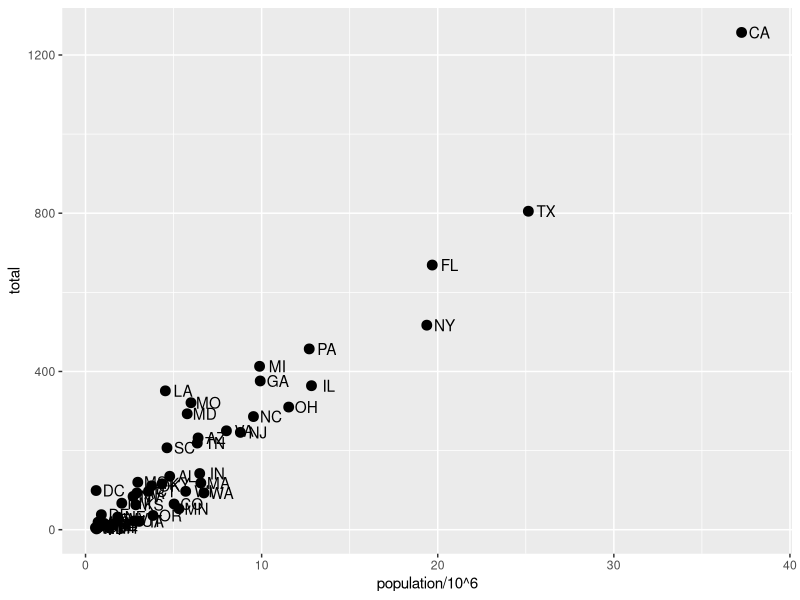
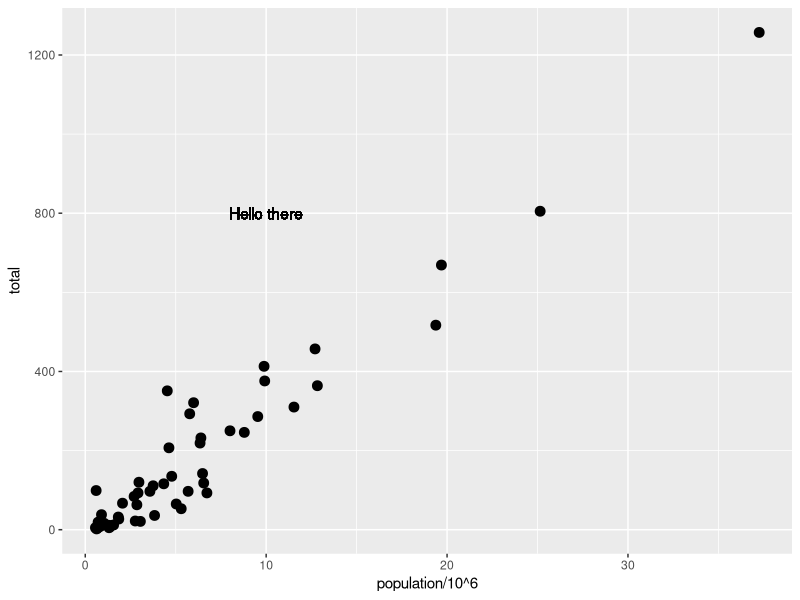
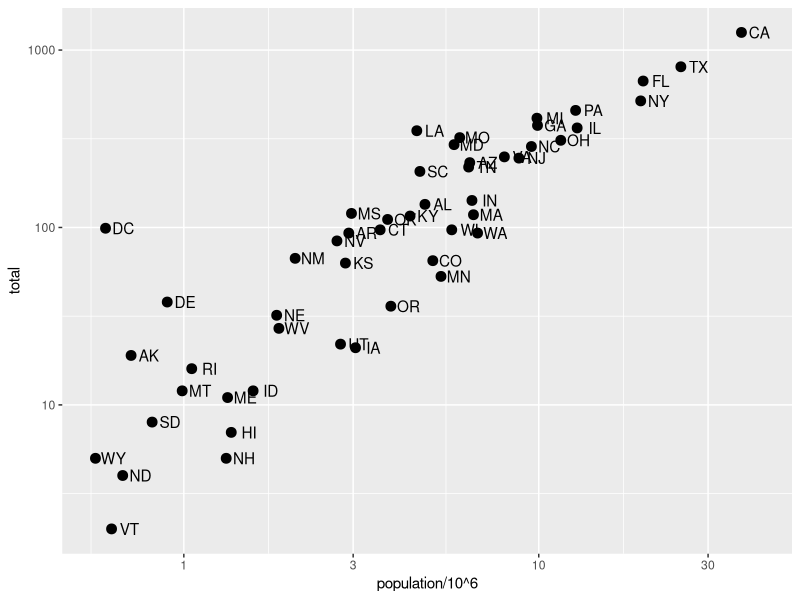
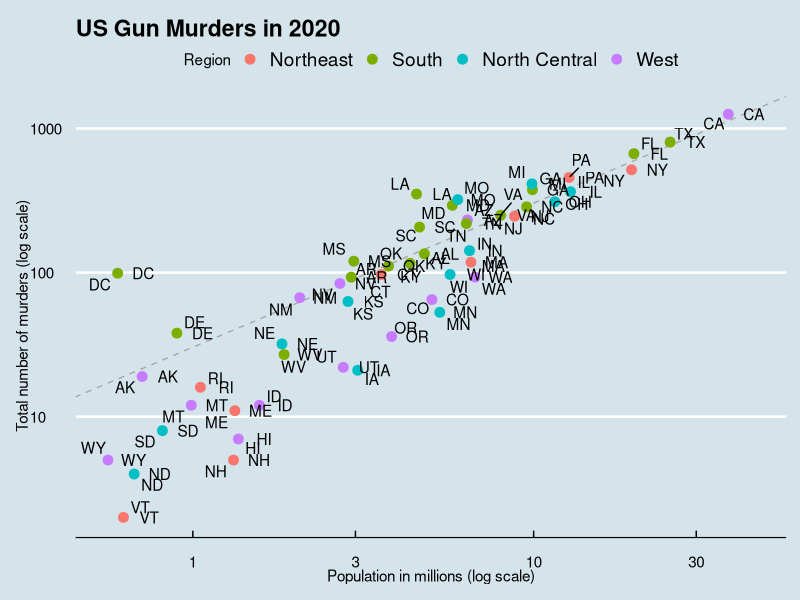
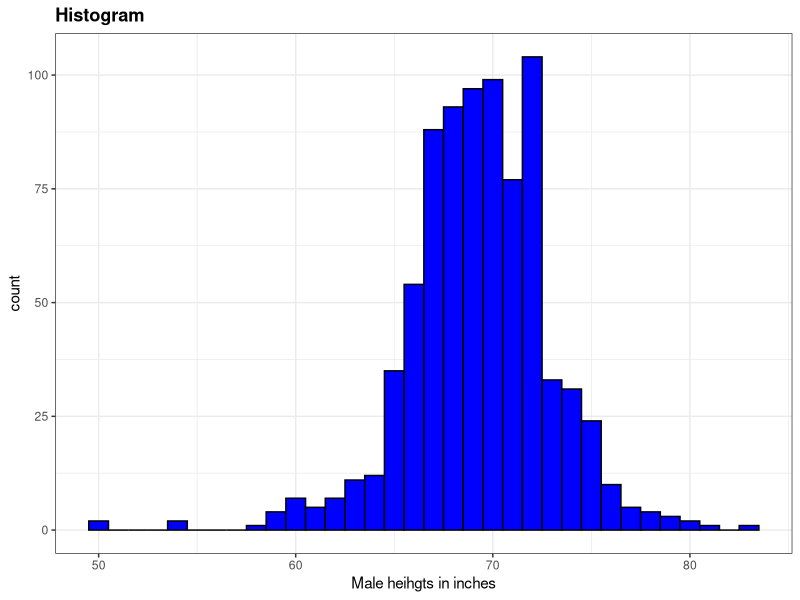
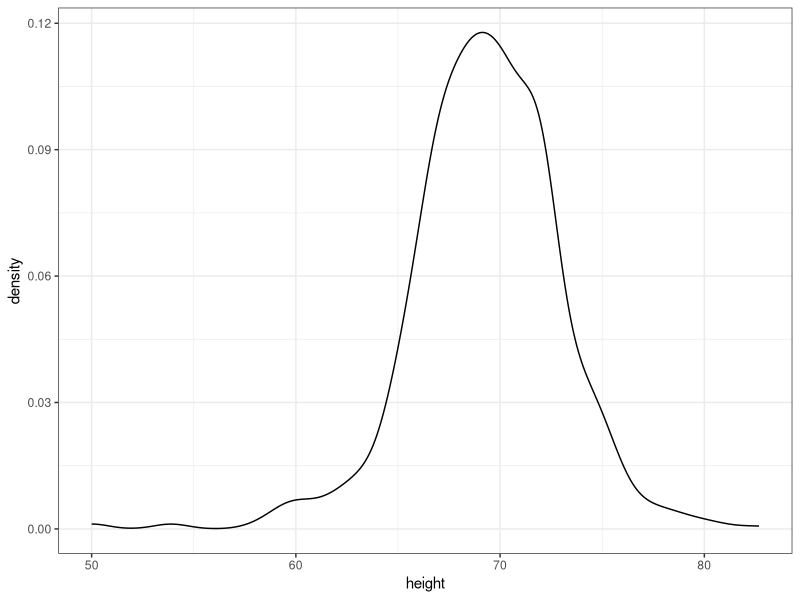
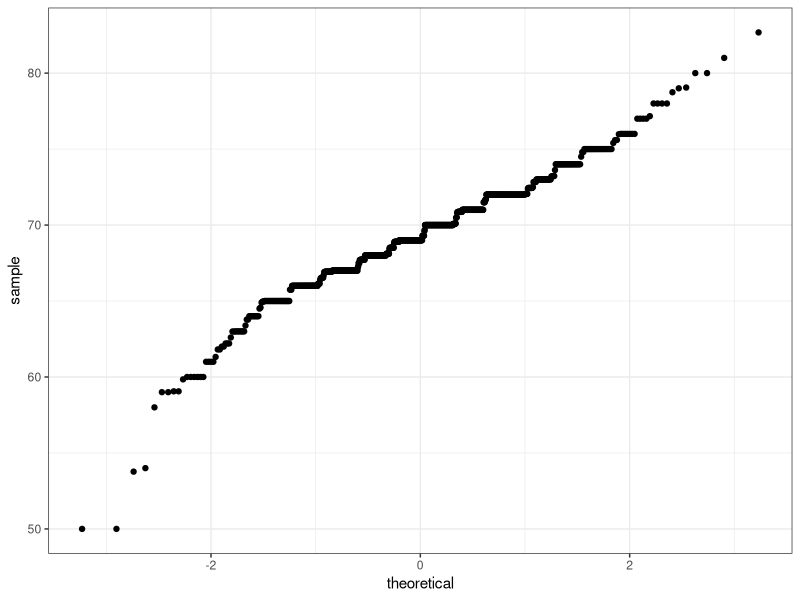
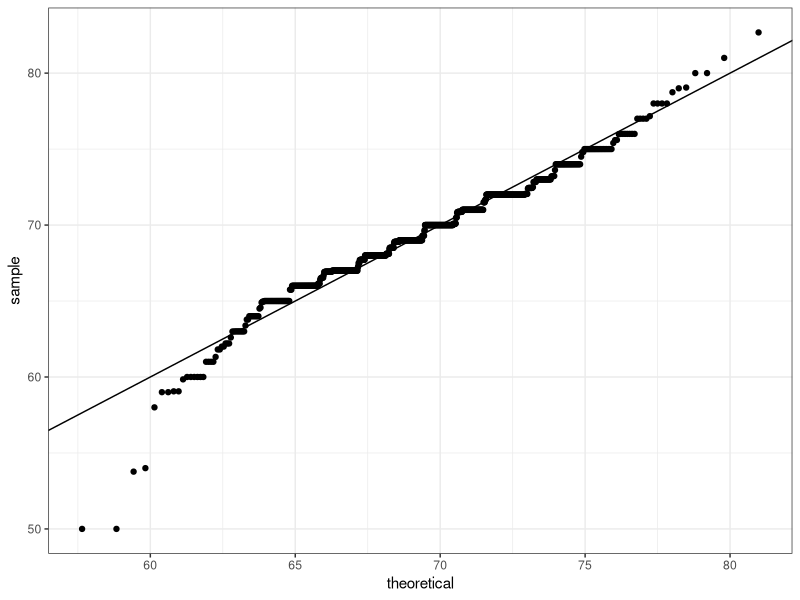

Write the R code that produced these figures, in order.
#Needed Library 
library(ggplot2)
library(dslabs)
library(dplyr)
library(ggthemes)
library(ggrepel)
library(tidyverse)
library(gridExtra)
#Load data
data(murders)
data(heights)
#Aesthetic mappings describe how properties of the data connect with features of the graph
ggplot(data = murders) + geom_point(aes(x = population/10^6, y = total), size = 3) +
  geom_text(aes(population/10^6, total, label = abb), nudge_x = 1)
#Add points layer to predefined ggplot object
P <- ggplot(data = murders, aes(population/10^6, total, label = abb))
#Local aesthetics override global aesthetics
P + geom_point(size = 3) + geom_text(aes(x = 10, y = 800, label = "Hello there"))
#Convert the x-axis to log scale with scale_x_continuous
P + geom_point(size = 3) + geom_text(nudge_x = 0.05) + 
  scale_x_continuous(trans = "log10") + scale_y_continuous(trans = "log10") 

#Define average murder rate
r <- murders %>% summarize(rate = sum(total)/sum(population) * 10^6) %>% pull(rate)

#Add a line with the geom_abline() geometry.Change the color with col or color and line type with lty
P + geom_abline(intercept = log10(r),lty = 2, color = "darkgrey") +
  #Add a color mapping that colors points by a variable by defining the col argument within aes()
  geom_point(size = 3, aes(color = region)) + geom_text(nudge_x = 0.075) + 
  geom_text_repel() + 
#To overlay points on the line, place the line layer before the point layer.
  scale_x_log10() + scale_y_log10() + 
#Add axis titles with xlab() and ylab() functions
  xlab("Population in millions (log scale)") +ylab("Total number of murders (log scale)") + 
#Add a plot title with the ggtitle() function
  ggtitle("US Gun Murders in 2020") +
#Change the legend title with scale_color_discrete().
  scale_color_discrete(name = "Region") + 
#Style of the Economist magazine
  theme_economist() 

#The style of a ggplot graph can be changed using the theme() function
ds_theme_set()

#Define P
P <- heights %>% filter(sex == "Male") %>% ggplot(aes(x = height))
#geom_histogram() creates a histogram, use the binwidth argument to change the width of bins
P + geom_histogram(binwidth = 1, fill = "blue", col = "black") + 
  xlab("Male heihgts in inches") + ggtitle("Histogram")
#geom_density() creates smooth density plots
P + geom_density()

#geom_qq() creates a quantile-quantile plot
heights %>% filter(sex == "Male") %>% ggplot(aes(sample = height)) + geom_qq()
#QQ-plot against a normal distribution with same mean/sd as data
params <- heights %>% filter(sex == "Male") %>% summarize(mean = mean(height), sd = sd(height))
#By default, the data are compared to a standard normal distribution with a mean of 0 and standard deviation of 1.
heights %>% filter(sex == "Male") %>% ggplot(aes(sample = height)) + geom_qq(dparams = params) + geom_abline()
#Plots can be arranged adjacent to each other using the grid.arrange() function from the gridExtra package.
p <- heights %>% filter(sex == "Male") %>% ggplot(aes(x = height))
p1 <- p + geom_histogram(binwidth = 1, fill = "blue", col = "black")
p2 <- p + geom_histogram(binwidth = 2, fill = "blue", col = "black")
p3 <- p + geom_histogram(binwidth = 3, fill = "blue", col = "black")
#Pass the plot objects to grid.arrange()
grid.arrange(p1,p2,p3, ncol = 3)
